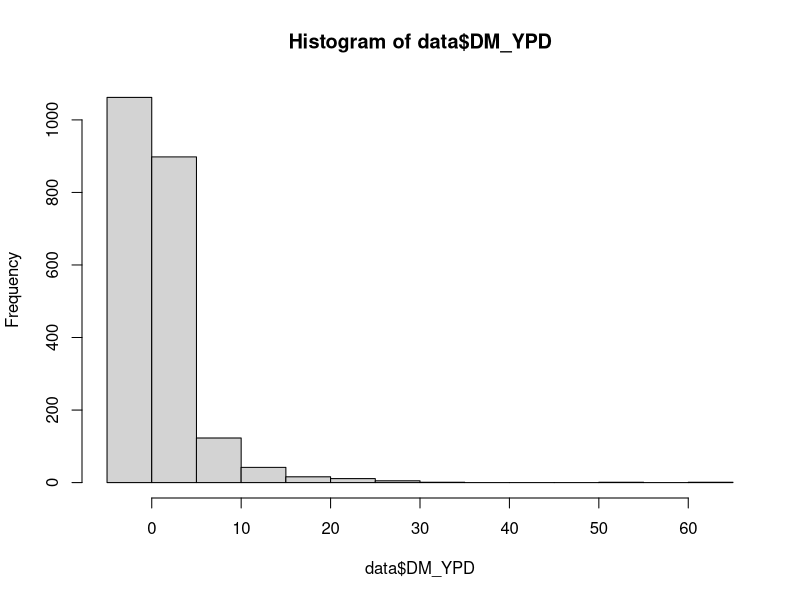
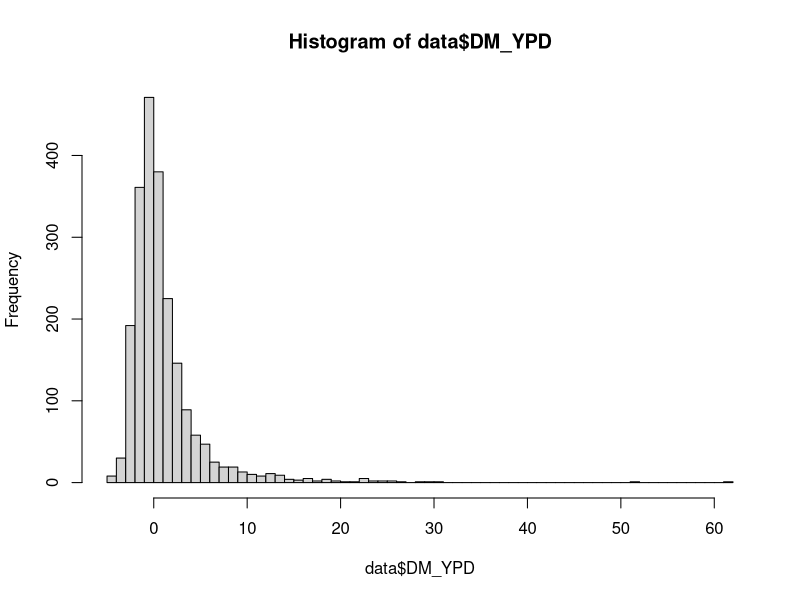
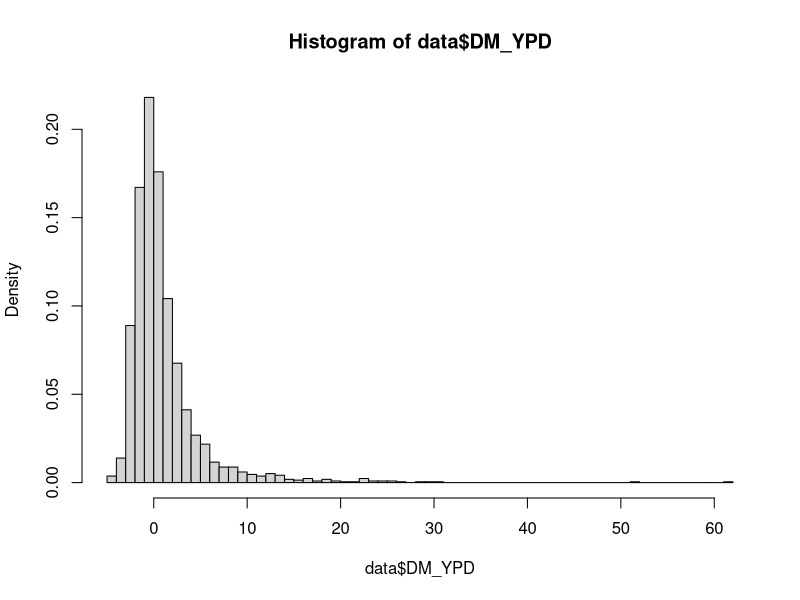
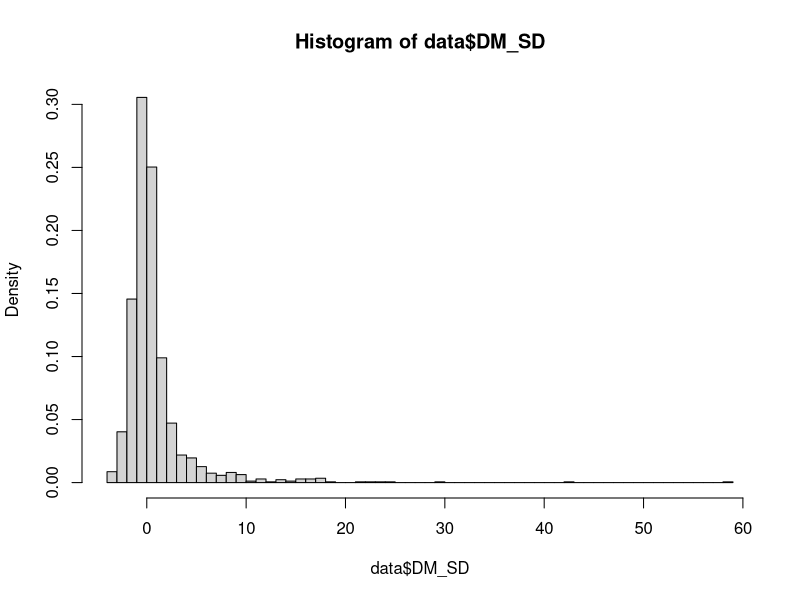
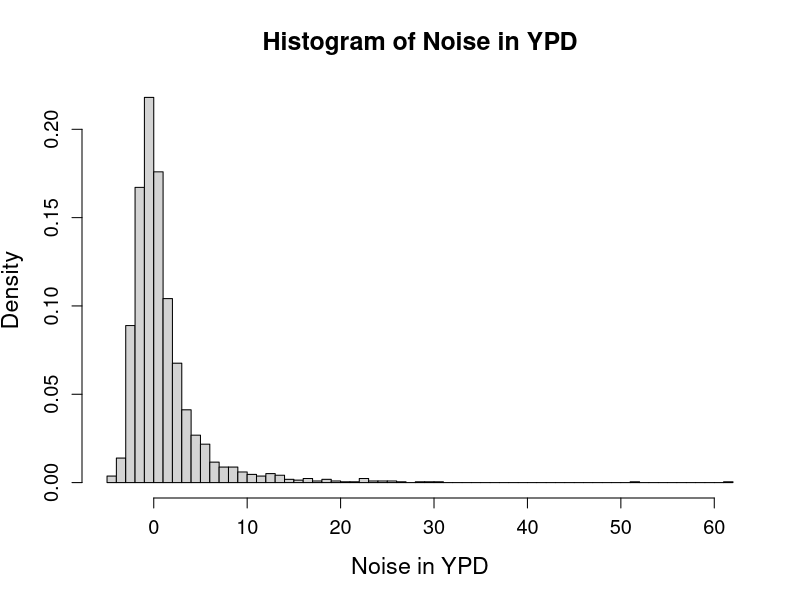
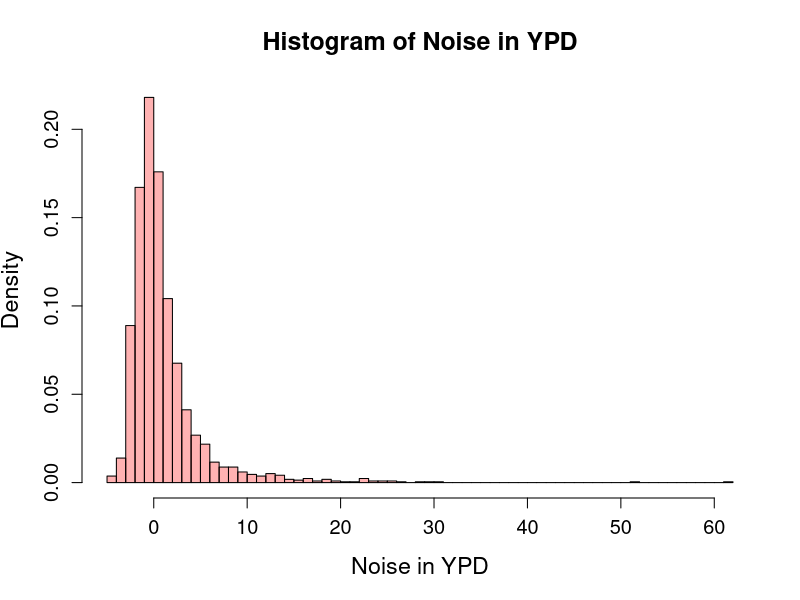
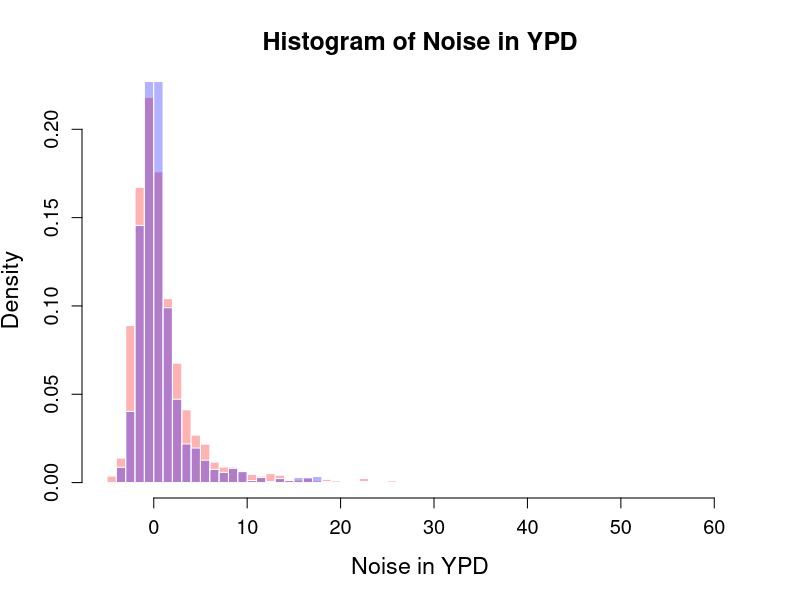
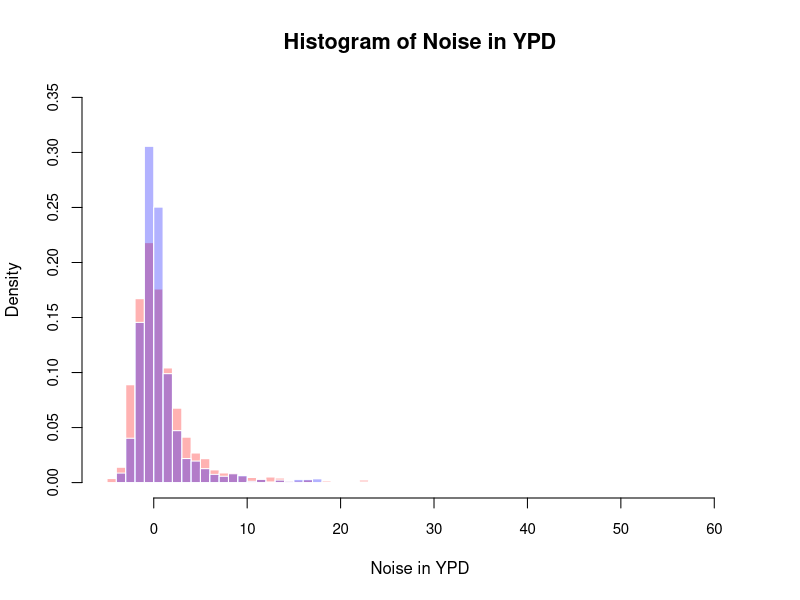

The R source for these figures, in order: (Note: this script raises an error after producing the figures.)
#Data Visualization Techniques

# *********Histogram************
data=read.table("Filtered_MERGED_DATA_Yeast.txt", header=T)
hist(data$DM_YPD)
#change bin size
hist(data$DM_YPD, breaks=50)
#If we want to compare histograms for 2 different parameters, replacing 
#frequency by probability density allows us to compare them at the same scale
#we don't look at the number of observations in each bin, rather we look at
#for example, 10% observations are in 1st bin, 30% in next and so on
#This helps bringing the two parameters at a comparable scale
hist(data$DM_YPD, breaks=50, prob=T)
hist(data$DM_SD, breaks=50, prob=T)

#more options(cex is for font size)
hist(data$DM_YPD, breaks=50, prob=T, cex.axis=1.2, xlab="Noise in YPD",
     cex.lab=1.4, main="Histogram of Noise in YPD", cex.main=1.5)
#color r=red g=green b=blue and the 4th number is for transparency
hist(data$DM_YPD, breaks=50, prob=T, cex.axis=1.2, xlab="Noise in YPD",
     cex.lab=1.4, main="Histogram of Noise in YPD", cex.main=1.5,
     col=rgb(1,0,0,0.3))
#get rid of border
hist(data$DM_YPD, breaks=50, prob=T, cex.axis=1.2, xlab="Noise in YPD",
     cex.lab=1.4, main="Histogram of Noise in YPD", cex.main=1.5,
     col=rgb(1,0,0,0.3), border=F)
#We have changed the color for DM_SD histogram, removed the border, and added
#it on top of the DM_YPD histogram by 'add=T'
hist(data$DM_SD, breaks=50, prob=T, col=rgb(0,0,1,0.3), border=F, add=T)
#See that the graph is going above the max Y axis which is 0.2 now
#change it to 0.35 in the initial graph
hist(data$DM_YPD, breaks=50, prob=T, cex.axis=0.9, xlab="Noise in YPD",
     cex.lab=1, main="Histogram of Noise in YPD", cex.main=1.3,
     col=rgb(1,0,0,0.3), border=F, ylim=c(0,0.35))
hist(data$DM_SD, breaks=50, prob=T, col=rgb(0,0,1,0.3), border=F, add=T)
#This overlapping visualization is fine for 2 parameters but not for more
#Save the histogram in pdf(pdf maintains resolution), to keep resolution of
#points, use 'useDingbats=F'
dev.copy2pdf(file="Histogram_noise.pdf", useDingbats=F)
#close the histogram and the file
dev.off()

# **********Density plot**************
density(data$DM_YPD)
plot(density(data$DM_YPD))
#lwd is line width
plot(density(data$DM_YPD), cex.axis=0.9, xlab="Expression noise", cex.lab=1,
     main="Density plot of noise", cex.main=1.3, col="red", lwd=1.5)
#Now we will add another parameter/environmental condition DM_SD
#using 'lines' we are asking to add the new parameter plot on top of the old
#below line gives error 'missing values', could be NA values in data
lines(density(data$DM_SD), col="blue", lwd=3)
#to check if there are NA values
is.na(data$DM_SD) #There are TRUE values in o/p so NA values are present
#using na.omit of data$DM_SD, we remove the NAs
lines(density(na.omit(data$DM_SD)), col="blue", lwd=3)
#Increase the Y axis range as graph is going above max y which is 0.2 
plot(density(data$DM_YPD), cex.axis=0.9, xlab="Expression noise", cex.lab=1,
     main="Density plot of noise",cex.main=1.3, col="red", lwd=1,ylim=c(0,0.35))
lines(density(na.omit(data$DM_SD)), col="blue", lwd=1.5)
#Add Num_RegTF_YeastractYT graph on top (just to see how we can compare multiple
#parameters with density plot unlike histogram)
lines(density(data$Num_RegTF_YeastractYT), col="green", lwd=2)
dev.copy2pdf(file="Density_plot_noise.pdf", useDingbats=F)
dev.off()

# ********Mean sd plots*************
tab=read.table("GrowthCurve_YPD_24h.txt", header=T)
names(tab)
View(tab) #to see the data in table format
#mean values; error bars showing standard deviation
library(matrixStats)
#rowMeans can directly operate on dataframes(no need for a matrix)
g01mean=rowMeans(tab[,c(2,3,4)])
head(g01mean)
#To get SDs, the data subset first needs to be stored in form of matrix
g01sd=rowSds(as.matrix(tab[,c(2,3,4)]))
head(g01sd)

g02mean=rowMeans(tab[,c(5,6,7)])
g02sd=rowSds(as.matrix(tab[,c(5,6,7)]))

g03mean=rowMeans(tab[,c(8,9,10)])
g03sd=rowSds(as.matrix(tab[,c(8,9,10)]))

g10001mean=rowMeans(tab[,c(11,12,13)])
g10001sd=rowSds(as.matrix(tab[,c(11,12,13)]))

g10002mean=rowMeans(tab[,c(14,15,16)])
g10002sd=rowSds(as.matrix(tab[,c(14,15,16)]))

g10003mean=rowMeans(tab[,c(17,18,19)])
g10003sd=rowSds(as.matrix(tab[,c(17,18,19)]))

#Now we have generated all means and SDs
#Error bars are given by sd
#Using SDs we generate lower and upper values (+ or - SD from mean)
g01.dn=g01mean-g01sd
g01.up=g01mean+g01sd

g02.dn=g02mean-g02sd
g02.up=g02mean+g02sd

g03.dn=g03mean-g03sd
g03.up=g03mean+g03sd

g10001.dn=g10001mean-g10001sd
g10001.up=g10001mean+g10001sd

g10002.dn=g10002mean-g10002sd
g10002.up=g10002mean+g10002sd

g10003.dn=g10003mean-g10003sd
g10003.up=g10003mean+g10003sd

#Now we will use all these values to generate a Mean-sd plot
#pch is point types
plot(tab$Time_h, g01mean, pch=20, cex=0.8, cex.axis=0.9, cex.lab=1,
     xlab="Time(h)", ylab="OD600", col="#000066")
#join the points (by drawing a line on top)
lines(tab$Time_h, g01mean, col="#000066")
#add arrows, tab$Time_h, g01.dn, tab$Time_h, g01.up - tell coordinates
#where the arrow should start and end
#here the SDs for g01 are really small, so the arrows are not visible
arrows(tab$Time_h, g01.dn, tab$Time_h, g01.up, code=0, angle=90, col="#000066",
       cex=0.8)

#g01, g02, g03, g10001, g10002, g10003 are the six strains growing in YPD
#Now we want to compare their growth, so we'll add data on top of the plot
#to add on top, we use 'points'

points(tab$Time_h, g02mean, pch=20, cex=0.8, col="#3333FF")
lines(tab$Time_h, g02mean, col="#3333FF")
arrows(tab$Time_h, g02.dn, tab$Time_h, g02.up, code=0, angle=90, col="#3333FF",
       cex=0.8)

points(tab$Time_h, g03mean, pch=20, cex=0.8, col="#3399FF")
lines(tab$Time_h, g03mean, col="#3399FF")
arrows(tab$Time_h, g03.dn, tab$Time_h, g03.up, code=0, angle=90, col="#3399FF",
       cex=0.8)

#for g10001, we can see slightly different data points(non overlapping)
#The small lines on points towards the right are arrows(or sd) at angle=90
points(tab$Time_h, g10001mean, pch=20, cex=0.8, col="#CC3300")
lines(tab$Time_h, g10001mean, col="#CC3300")
arrows(tab$Time_h, g10001.dn, tab$Time_h, g10001.up, code=0, angle=90, 
       col="#CC3300", cex=0.8)

points(tab$Time_h, g10002mean, pch=20, cex=0.8, col="#FF3300")
lines(tab$Time_h, g10002mean, col="#FF3300")
arrows(tab$Time_h, g10002.dn, tab$Time_h, g10002.up, code=0, angle=90, 
       col="#FF3300", cex=0.8)

points(tab$Time_h, g10003mean, pch=20, cex=0.8, col="#FF9900")
lines(tab$Time_h, g10003mean, col="#FF9900")
arrows(tab$Time_h, g10003.dn, tab$Time_h, g10003.up, code=0, angle=90, 
       col="#FF9900", cex=0.8)

#example for strain g01 - replicates g01_YPD1, g01_YPD2, g01_YPD3
#1st we calculated mean of the 3 values for each row or each Time_h value
#Similarly we calculated SD for 3 values in each row
#Then we established the upper bound and lower bound growth values by mean+/-SD
#Each point in the plot represents mean of the 3 replicates for each Time_h
#We add the plot for every strain in different color
#Vertical bars are error bars or standard deviation as the vertical line above
#the point represents deviation towards the upper-bound value and the vertical 
#line below represents deviation towards the lower-bound value
#Small SD (short bar) - Replicates are tightly clustered (high precision)
#Large SD (tall bar) - Replicates are variable (less precision)
#No overlap between strains - Suggests differences may be significant
#Overlapping bars - Differences might be due to variability
#Example
#g01mean = 0.35, g01sd = 0.02 → error bar: 0.33 to 0.37
#g02mean = 0.36, g02sd = 0.03 → error bar: 0.33 to 0.39
#Error bar ranges: g01: [0.33, 0.37]; g02: [0.33, 0.39]
#g01 range is within g02 range, so SD bar will overlap
#If the error bars overlap, it suggests that:
#The difference in means (e.g. 0.35 vs 0.36) might just be due to 
#natural variation in the replicates (i.e., noise).
#We cannot confidently say that one strain grew better than the other 
#just based on visual difference.
#In contrast, if error bars do not overlap, that often (but not always) suggests:
#The difference is larger than random variation, 
#so it might be statistically significant.

dev.copy2pdf(file="GrowthCurve_G_YPD.pdf", width=12, height=6, useDingbats=F)
dev.off()



